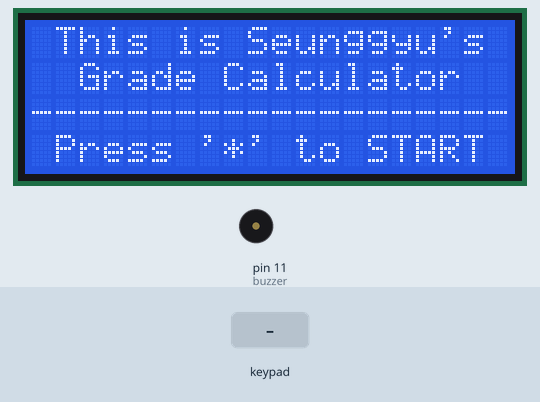
This sketch was run on a simulated Arduino Uno, built with avr-gcc and run on an emulated ATmega328P. On the bench: 20×4 character LCD, buzzer (waves = sounding, pin HIGH). The test bench sets the inputs (shaded band).

Above: at 1.2 s.
1.3 s: keypad keys 1 3 9 7 2 # pressed 0.4 s apart
At 2.8 s:
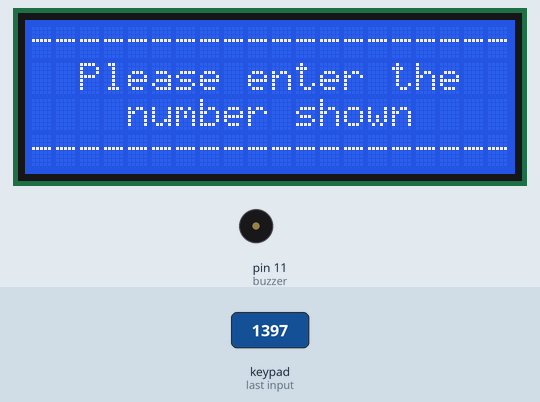
5.2 s: key '*' pressed
At 7.6 s:
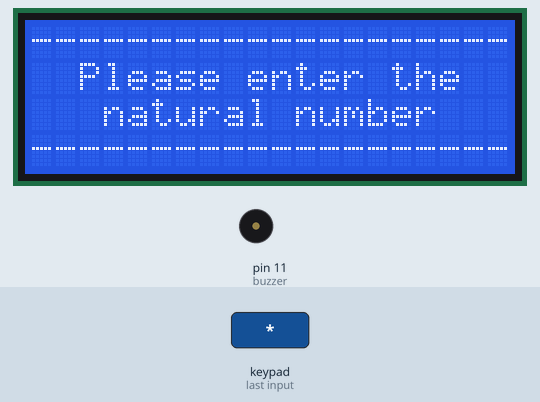
8.2 s: key 'A' pressed
At 8.7 s:
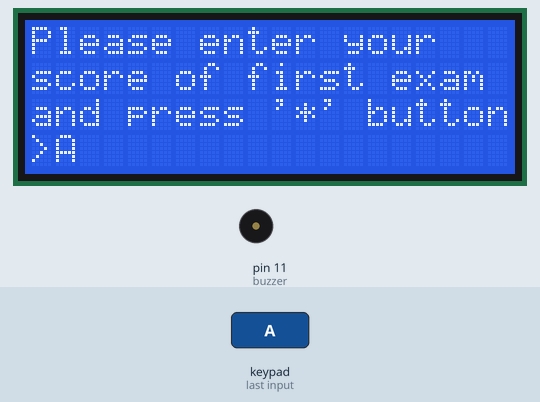
9.7 s: keypad keys 1 0 9 8 7 # pressed 0.4 s apart
At 12.1 s:
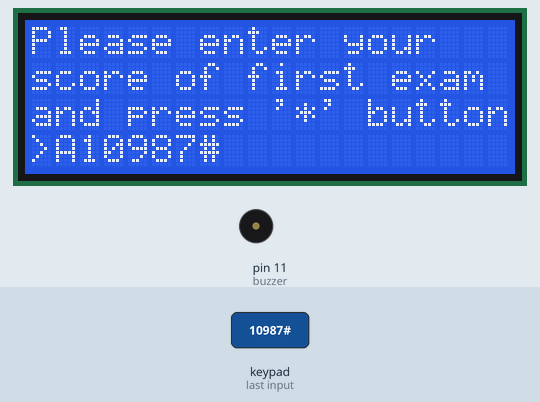
13.6 s: key 'B' pressed
At 14.5 s:
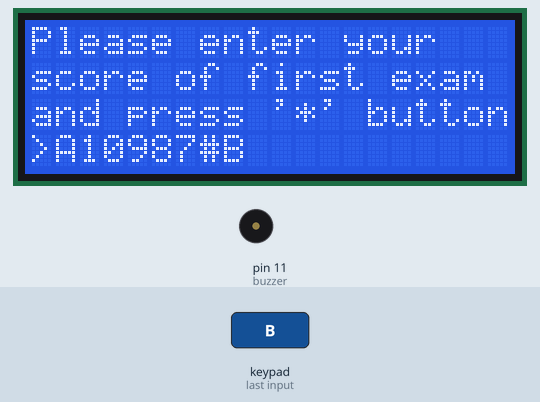
15.2 s: keypad keys 1 0 9 8 7 A pressed 0.4 s apart
At 18.1 s:
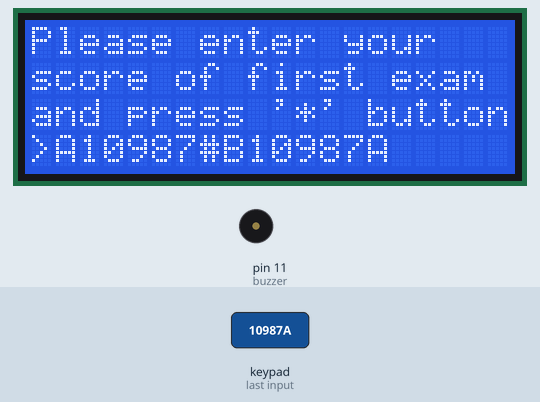
Timing chart, 0 to 19.6 s (numbered marks = the images above; inputs shaded):
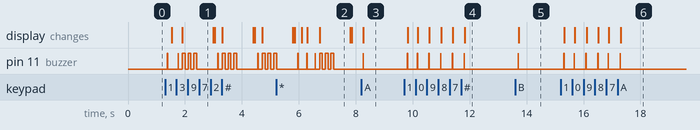

Measured:
- after the input at 1.3 s, the display: first changes after 0.23 s (image 1 shows a later state)
- after the input at 5.2 s, the display: first differs from a run without the input after 1.5 s (image 2)
- after the input at 8.2 s, pin 11 (buzzer): LOW → HIGH after 0.06 s, → LOW 0.01 s later; the display: changes after 0.07 s (image 3)
- after the input at 9.7 s, pin 11 (buzzer): alternates HIGH for 0.01 s and LOW for 0.40 s, 12 changes in all, then stays LOW, starting after 0.11 s; the display: first changes after 0.12 s (image 4 shows a later state)
- after the input at 13.6 s, pin 11 (buzzer): LOW → HIGH after 0.10 s, → LOW 0.01 s later; the display: changes after 0.12 s (image 5)
- after the input at 15.2 s, pin 11 (buzzer): alternates HIGH for 0.01 s and LOW for 0.41 s, 12 changes in all, then stays LOW, starting after 0.11 s; the display: first changes after 0.13 s (image 6 shows a later state)
- what the display in image 2 shows lasts 1.1 s, from 6.7 s to 7.8 s

The sketch:

GradeCalculator.ino
```cpp
#include <Wire.h>
#include <LiquidCrystal_I2C.h>
#include <Keypad.h>
#include <stdlib.h>

const byte ROWS = 4;
const byte COLS = 4;
char hexaKeys[ROWS][COLS] = {
  {'1', '2', '3', 'A'},
  {'4', '5', '6', 'B'},
  {'7', '8', '9', 'C'},
  {'*', '0', '#', 'D'}};
byte rowPins[ROWS] = {10, 9, 8, 7};
byte colPins[COLS] = {6, 5, 4, 3};
Keypad customKeypad = Keypad(makeKeymap(hexaKeys), rowPins, colPins, ROWS, COLS);
char keyPressed;

LiquidCrystal_I2C lcd(0x27,20,4);

int buzzer=11;

int Score(int first,int performance,int target,int fr,int pr,int sr)
{
  int cutline=(target*100-first*35-performance*30-50+34)/35;
  if(cutline>100)
  {
    return(101);
  }
  else if(cutline>0)
  {
    return(cutline);
  }
  else
  {
    return(0);
  }
}

void setup()
{
  pinMode(buzzer, OUTPUT);
  lcd.init();
  lcd.backlight();
  Serial.begin(9600);
}

int step=1;
char select;
int first,performance,target,fr,sr,pr;
int warning=0;
char input[19];
int score;
int digit=0;
int cal=0;
int zerocount=0;
int excutline;
int cutline;

void clear()
{
  lcd.setCursor(0,0);
  lcd.print("                    ");
  lcd.setCursor(0,1);
  lcd.print("                    ");
  lcd.setCursor(0,2);
  lcd.print("                    ");
  lcd.setCursor(0,3);
  lcd.print("                    ");
}

int Print(int first,int performance,int fr,int pr,int sr,int target)
{
  cutline=Score(first,performance,target,fr,pr,sr);
  excutline=Score(first,performance,target+10,fr,pr,sr);
  if(excutline==0)
  {
    lcd.print("X");
  }
  else if(cutline==101)
  {
    if(cal==4)
    {
      lcd.print(100);
      lcd.print("-");
      lcd.print(0);
    }
    else
    {
      lcd.print("You Cant");
    }
  }
  else if(cutline==0)
  {
    if(cal==0)
    {
      lcd.print("100-0");
    }
    else
    {
      lcd.print(excutline-1);
      lcd.print("-");
      lcd.print(cutline);
    }

  }
  else
  {
    if(cal==0)
    {
      lcd.print(100);
      lcd.print("-");
      lcd.print(cutline);
    }
    else if(cal==4)
    {
      lcd.print(excutline-1);
      lcd.print("-");
      lcd.print(0);
    }
    else
    {
      lcd.print(excutline-1);
      lcd.print("-");
      lcd.print(cutline);
    }
  }
  cal+=1;
  return;
}

void WarningBuzzer()
{
  for(int n=0; n<3; n+=1)
  {
    digitalWrite(buzzer, HIGH);
      delay(100);
    digitalWrite(buzzer, LOW);
      delay(100);
    lcd.setCursor(0,0);
  }
}

void ClickBuzzer()
{
  digitalWrite(buzzer, HIGH);
    delay(10);
  digitalWrite(buzzer, LOW);
}

void Warning(int type)
{
  clear();

  lcd.setCursor(0,0);
  lcd.print("--------------------");

  if(type==0)
  {
    lcd.setCursor(2,1);
    lcd.print("Please enter the");
    lcd.setCursor(4,2);
    lcd.print("number shown");
  }
  if(type==1)
  {
    lcd.setCursor(2,1);
    lcd.print("Please enter the");
    lcd.setCursor(3,2);
    lcd.print("natural number");
  }
  else if(type==2)
  {
    lcd.setCursor(2,1);
    lcd.print("Please enter the");
    lcd.setCursor(4,2);
    lcd.print("usual score");
  }

  lcd.setCursor(0,3);
  lcd.print("--------------------");

  for(int n=0;n<19;n+=1)
  {
    input[n]=0;
  }
  digit=0;
  warning=0;

  WarningBuzzer();
  delay(400);
  clear();
}

void loop()
{
  char key = customKeypad.getKey();

  if(step==1)
  {
    lcd.setCursor(1,0);
    lcd.print("This is Seunggyu's");
    lcd.setCursor(2,1);
    lcd.print("Grade Calculator");
    lcd.setCursor(0,2);
    lcd.print("--------------------");
    lcd.setCursor(1,3);
    lcd.print("Press '*' to START");

    if(key)
    {
      step+=1;
      ClickBuzzer();
    }
  }

  else if(step==2)
  {
    step+=1;
      clear();
  }

  else if(step==3)
  {
    lcd.setCursor(0,0);
    lcd.print("Select a ratio of");
    lcd.setCursor(0,1);
    lcd.print("1st:performance:2nd");
    lcd.setCursor(4,2);
    lcd.print("1. 35:30:35");
    lcd.setCursor(4,3);
    lcd.print("2. 30:30:40");


    if(key)
    {
      select=(key);
      ClickBuzzer();
      if(select=='1')
      {
        fr=35;
        pr=30;
        sr=35;
        step+=1;
      }
      else if(select=='2')
      {
        fr=30;
        pr=30;
        sr=40;
        step+=1;
      }
      else
      {
        Warning(0);
      }
    }
  }

  else if(step==4)
  {
      clear();
      step+=1;
  }

  else if(step==5||step==7)
  {
    lcd.setCursor(0,0);
    lcd.print("Please enter your");
    lcd.setCursor(0,1);
    if(step==5)
    {
      lcd.print("score of first exam");
    }
    else if(step==7)
    {
      lcd.print("score of performance");
    }
    lcd.setCursor(0,2);
    lcd.print("and press '*' button");
    lcd.setCursor(0,3);
    lcd.print(">");

    lcd.setCursor(1,3);
    if(key) {
      ClickBuzzer();

      if(key!='*')
      {
        input[digit]=key;
        //strcat(input, &key);
        digit+=1;

        if(key=='A'||key=='B'||key=='C'||key=='D'||key=='#')
        {
          warning+=1;
        }
      }
      else if(key=='*')
      {
        score=atoi(input);
        if(warning!=0)
        {
          Warning(1);
        }
        else if(digit>3||digit==0||score>100)
        {
          Warning(2);
        }
        else
        {
          score=atoi(input);
          if(step==5)
          {
            first=score;
          }
          else if(step==7)
          {
            performance=score;
          }
          step+=1;
        }
      }
      lcd.print(input);
    }
  }

  else if(step==6||step==8)
  {
    for(int n=0;n<19;n+=1)
    {
      input[n]=0;
    }
    digit=0;

    clear();
    step+=1;
  }

  else if(step==9)
  {
    lcd.setCursor(0,0);
    lcd.print("You must achieve the");
    lcd.setCursor(0,1);
    lcd.print("indicated score to");
    lcd.setCursor(0,2);
    lcd.print("receive the grade");
    lcd.setCursor(0,3);
    lcd.print("Press '*' see result");

    if(key)
    {
      ClickBuzzer();
      step+=1;
    }
  }

  else if(step==10)
  {
    clear();
    step+=1;
  }

  else if(step==11)
  {
    lcd.setCursor(0,0);
    lcd.print("A:");
    Print(first,performance,fr,pr,sr,90);

    lcd.setCursor(10,0);
    lcd.print("B:");
    Print(first,performance,fr,pr,sr,80);

    lcd.setCursor(0,1);
    lcd.print("C:");
    Print(first,performance,fr,pr,sr,70);

    lcd.setCursor(10,1);
    lcd.print("D:");
    Print(first,performance,fr,pr,sr,60);

    lcd.setCursor(0,2);
    lcd.print("E:");
    Print(first,performance,fr,pr,sr,50);

    lcd.setCursor(0,3);
    lcd.print("Press '*' to RESTART");

    cal=0;
    step+=1;
  }

  else if(step==12)
  {
    if(key)
    {
      ClickBuzzer();
      step+=1;
    }
  }

  else if(step==13)
  {
    clear();
    step=3;
  }
}
```
